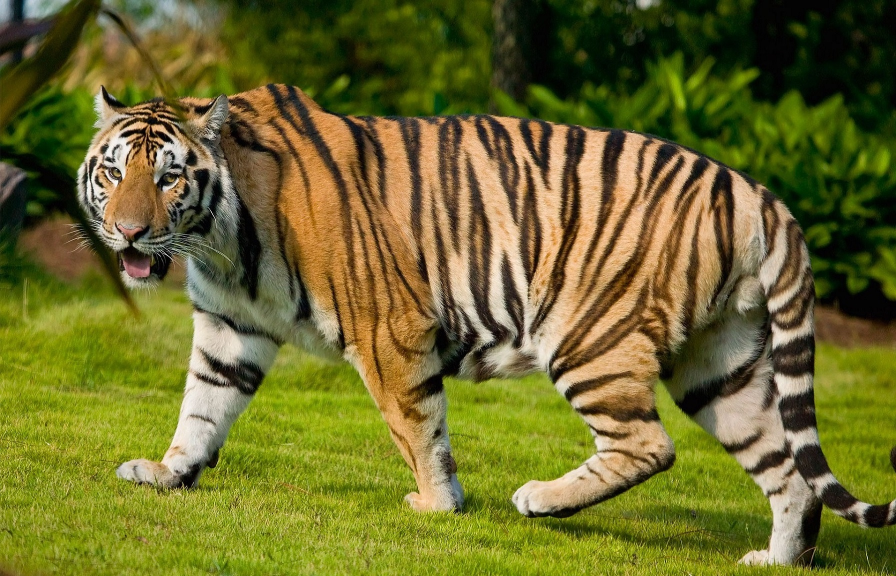
%> input picture Hybrid Images/images/tiger.jpg, 1792 x 1152 px (shown at 1/2 size)
$ octave runThis.m   (GNU Octave 9; MATLAB toolbox functions it lacks are replaced by stand-ins)
%> lines starting %> are read from the running program, lines starting %| are printed output that depends on the picture
### Hybrid Images/pyramidsGL.m
function [G, L] = pyramidsGL(im, N, filter)
% Creates Gaussian (G) and Laplacian (L) pyramids of level N from image im.
% G and L are cell where G{i}, L{i} stores the i-th level of Gaussian and Laplacian pyramid, respectively.

%% Set-Up

G=cell(1,N);
L=cell(1,N);
rows = size(im,1);
cols = size(im,2);
image_initial=im;

%% Constructing Pyramids with a Reduction Factor of 2
G{1}=image_initial;

for i=2:1:(N)

        image_filtered = imfilter(image_initial,filter,'replicate');

        image_initial_size=size(image_initial);
        image_reduced_size(1)=floor(image_initial_size(1)/2);  % Reduction Factor is 2
        image_reduced_size(2)=floor(image_initial_size(2)/2);

        image_downsampled = zeros(image_reduced_size(1),image_reduced_size(2));

             for j=1:1:image_reduced_size(1)
                for k=1:1:image_reduced_size(2)
                   image_downsampled(j,k)=image_filtered(j*2,k*2);
                end
            end

         % image_downsampled = imresize(image_filtered,0.5,'nearest');
          G{i}=image_downsampled;
          image_upsampled = imresize(G{i},2,'nearest');
          %image_upsampled = imresize(G{i},size(G{i-1}),'nearest');

          L{i-1}=G{i-1}-imfilter(image_upsampled,filter,'replicate');
          image_initial=image_downsampled;

end
L{5}=G{5};
end

### Hybrid Images/tight_subplot.m
function ha = tight_subplot(Nh, Nw, gap, marg_h, marg_w)

% tight_subplot creates "subplot" axes with adjustable gaps and margins
%
% ha = tight_subplot(Nh, Nw, gap, marg_h, marg_w)
%
%   in:  Nh      number of axes in hight (vertical direction)
%        Nw      number of axes in width (horizontaldirection)
%        gap     gaps between the axes in normalized units (0...1)
%                   or [gap_h gap_w] for different gaps in height and width
%        marg_h  margins in height in normalized units (0...1)
%                   or [lower upper] for different lower and upper margins
%        marg_w  margins in width in normalized units (0...1)
%                   or [left right] for different left and right margins
%
%  out:  ha     array of handles of the axes objects
%                   starting from upper left corner, going row-wise as in
%                   going row-wise as in
%
%  Example: ha = tight_subplot(3,2,[.01 .03],[.1 .01],[.01 .01])
%           for ii = 1:6; axes(ha(ii)); plot(randn(10,ii)); end
%           set(ha(1:4),'XTickLabel',''); set(ha,'YTickLabel','')

% Pekka Kumpulainen 20.6.2010   @tut.fi
% Tampere University of Technology / Automation Science and Engineering


if nargin<3; gap = .02; end
if nargin<4 || isempty(marg_h); marg_h = .05; end
if nargin<5; marg_w = .05; end

if numel(gap)==1;
    gap = [gap gap];
end
if numel(marg_w)==1;
    marg_w = [marg_w marg_w];
end
if numel(marg_h)==1;
    marg_h = [marg_h marg_h];
end

axh = (1-sum(marg_h)-(Nh-1)*gap(1))/Nh;
axw = (1-sum(marg_w)-(Nw-1)*gap(2))/Nw;

py = 1-marg_h(2)-axh;

ha = zeros(Nh*Nw,1);
ii = 0;
for ih = 1:Nh
    px = marg_w(1);

    for ix = 1:Nw
        ii = ii+1;
        ha(ii) = axes('Units','normalized', ...
            'Position',[px py axw axh], ...
            'XTickLabel','', ...
            'YTickLabel','');
        px = px+axw+gap(2);
    end
    py = py-axh-gap(1);
end

### Hybrid Images/displayPyramids.m
function displayPyramids(G, L, N)
figure;
fig = tight_subplot(2,N,[.01 .03],[.1 .01],[.01 .01]);
for ii = 1:2*N
    axes(fig(ii));
    if ii <= N
        imshow((G{ii}));
    else
        if ii ~= 2 * N
            imshow((L{ii-N})+0.5);
        else
            imshow((L{ii-N}));
        end
    end
end

end

### Hybrid Images/displayFFT.m

function displayFFT(G, L, N)
figure;
ha = tight_subplot(2,N,[.01 .03],[.1 .01],[.01 .01]);
for ii = 1:2*N
    axes(ha(ii));
    if ii <= N
        imagesc(10*log(1+abs(fftshift(fft2((G{ii}))))));
    else
        imagesc(10*log(1+abs(fftshift(fft2((L{ii-N}))))));
    end
end
set(ha(1:4),'XTickLabel',''); set(ha,'YTickLabel','');

end

### Hybrid Images/reconstruct_L.m
function reconstructed_image=reconstruct_L(L,N,filter)
G=cell(1,N);
   for i=1:1:(N-1)
        if i==1
            G{N-i}=L{N-i}+imfilter(imresize(L{N+1-i},2,'nearest'),filter,'replicate');
        else
            G{N-i}=L{N-i}+imfilter(imresize(G{N+1-i},2,'nearest'),filter,'replicate');
        end
    end
    reconstructed_image=G{1};
end

### Hybrid Images/runThis.m
% Load image and convert to floating point number format
% The image should be at least 640x480 pixels

%% SetUp - Import the Image and Define the Gaussian Filter being used
im = rgb2gray(imread('./images/tiger.jpg'));
%> im: size 1152x1792 uint8; min 0, max 255, mean 100
im = im2double(im);
%> im: size 1152x1792 double
N = 5;
cutoff_frequency=5;  % Can be tuned.
filter = fspecial('Gaussian', cutoff_frequency*4+1, cutoff_frequency);
%%

%% 2.a. Implement and display Gaussian and Laplacian Pyramids
[G, L] = pyramidsGL(im, N,filter);
%> the loop in pyramidsGL, `for i=2:1:(N)` made 4 passes
%> pass 1, in pyramidsGL, `image_initial=image_downsampled;`:
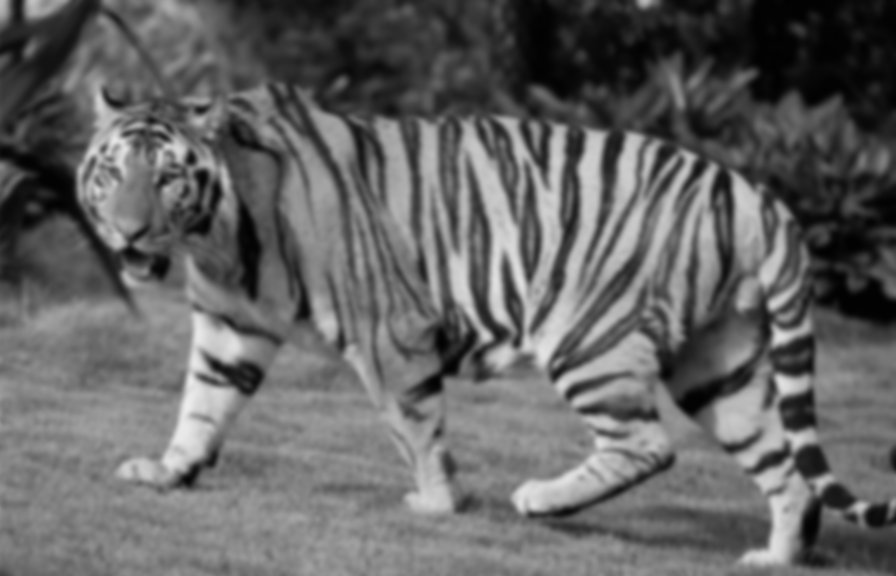
%> image_initial: size 576x896 double; min 0.00741, max 0.929, mean 0.392
%> after the loop in pyramidsGL, `for i=2:1:(N)`:
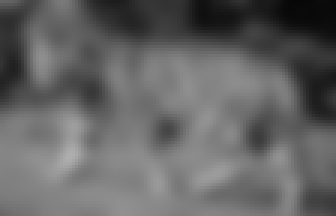
%> image_downsampled: size 72x112 double (shown 3 times larger); min 0.0298, max 0.686, mean 0.394
%> after the loop in pyramidsGL, `for i=2:1:(N)`: G = 5 items; image_reduced_size = [72 112]
%> G = 5 items; L = 5 items
displayPyramids(G, L, N);
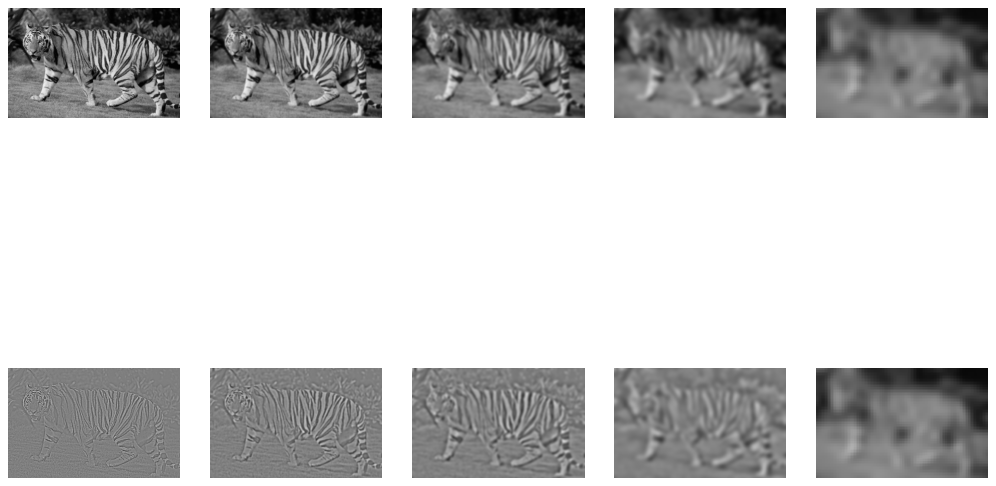
%> figure redrawn from the program's plot data, 10 panels
%%

%% 2.b. Display the FFT amplitudes of the Gaussian/Laplacian pyramids.
% and call it in this function. You will find tight_subplot useful.
displayFFT(G,L,N);
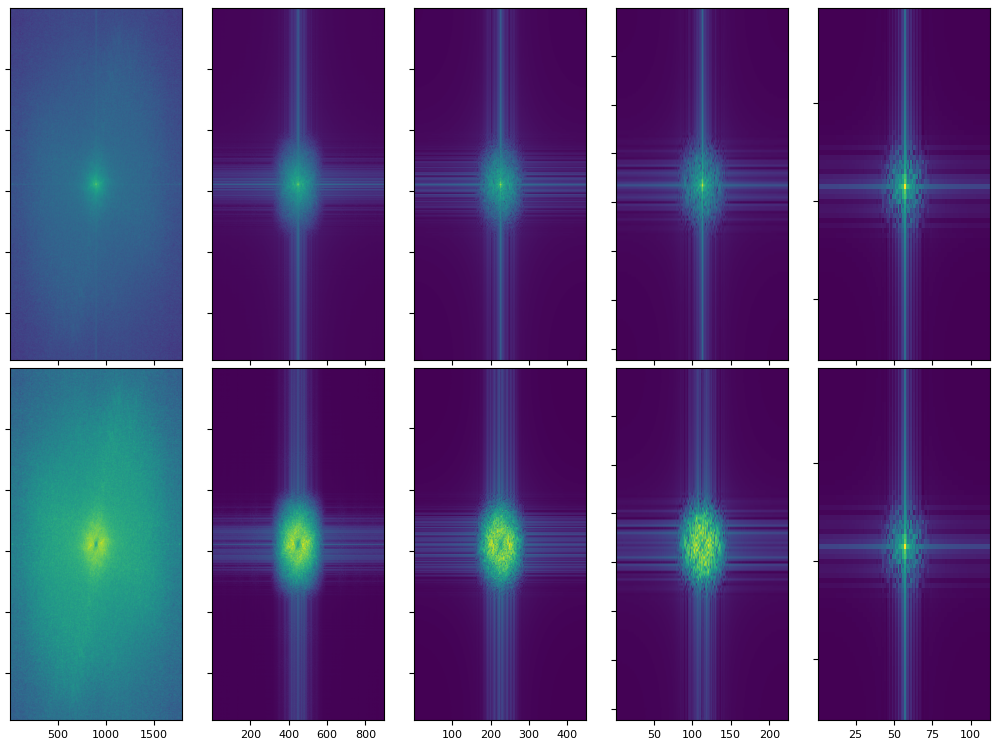
%> figure redrawn from the program's plot data, 10 panels
%%

%% Graduate Points:
%%

%% 2.c Reconstruct Image using Laplacian Pyramids.
% Filter used in Image Reconstruction will be same as used in Constructing the Pyramids.
reconstructed_image=reconstruct_L(L,N,filter);
imwrite(reconstructed_image,'./images/reconstructed_image.png');
% Saving individual G and L images to show the reconstruction process
for i=1:N
    imwrite(G{i},strcat('./images/pyramids/G',num2str(i),'.png'));
    imwrite(L{i},strcat('./images/pyramids/L',num2str(i),'.png'));
end
%> this loop made 5 passes
%> pass 1, `imwrite(L{i},strcat('./images/pyramids/L',num2str(i),'.png'));`:
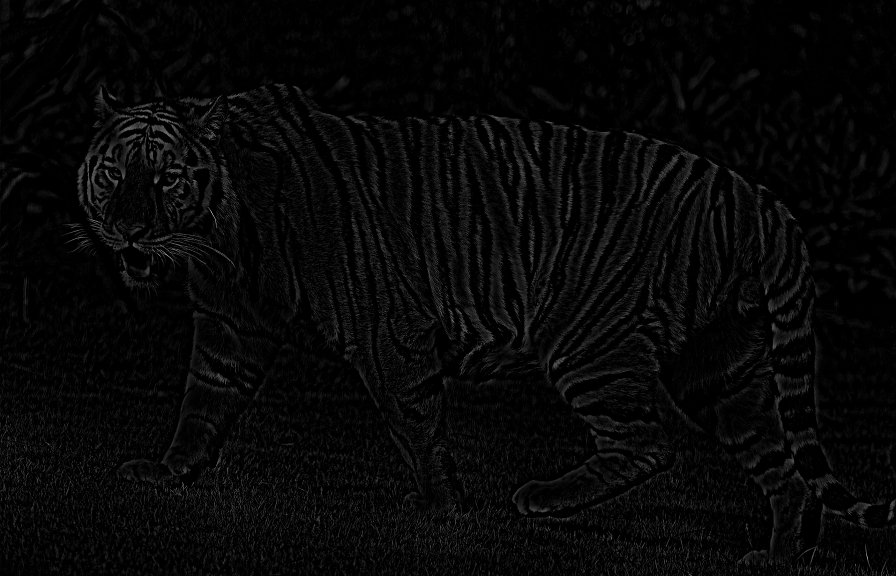
%> saved as L1.png: size 1152x1792 uint8 (shown at 1/2 size); min 0, max 209, mean 7.3

% Reconstruction Error
reconstruction_error=sqrt(sum(sum((reconstructed_image-im).^2)))/numel(im);
%> reconstruction_error = 1.84e-21
%%

%% 2.d Multiplying L_5 by 2 and then Reconstructing.
L_new=L;
%> L_new = 5 items
L_new{1}=L_new{1}.*2;
reconstructed_image_multiplied=reconstruct_L(L_new,N,filter);
imwrite(reconstructed_image_multiplied,'./images/reconstructed_image_multiplied.png');
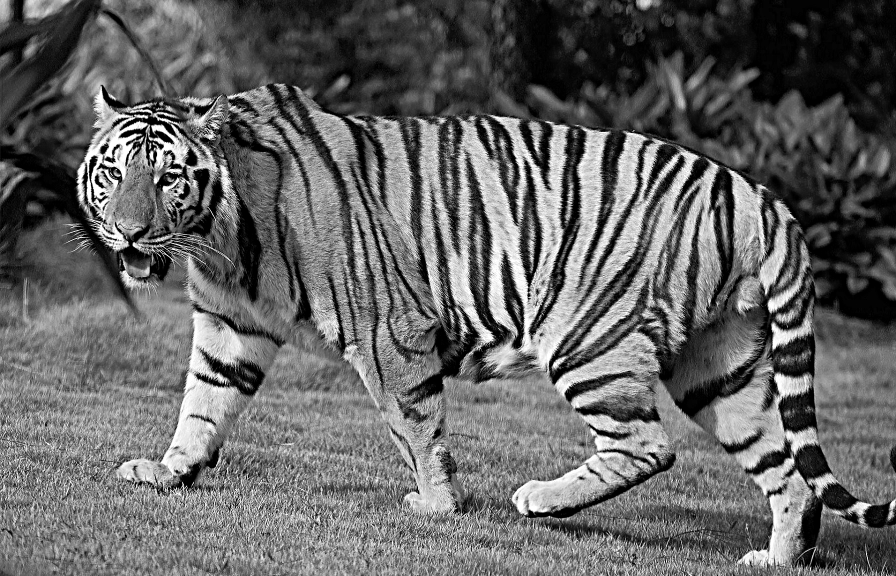
%> saved as reconstructed_image_multiplied.png: size 1152x1792 uint8 (shown at 1/2 size); min 0, max 255, mean 100.7

%%Applying a simple 3x3 sharpening filter
sharp=[0,-1/4,0;-1/4,2,-1/4;0,-1/4,0];
sharpened = imfilter(im,sharp,'replicate');
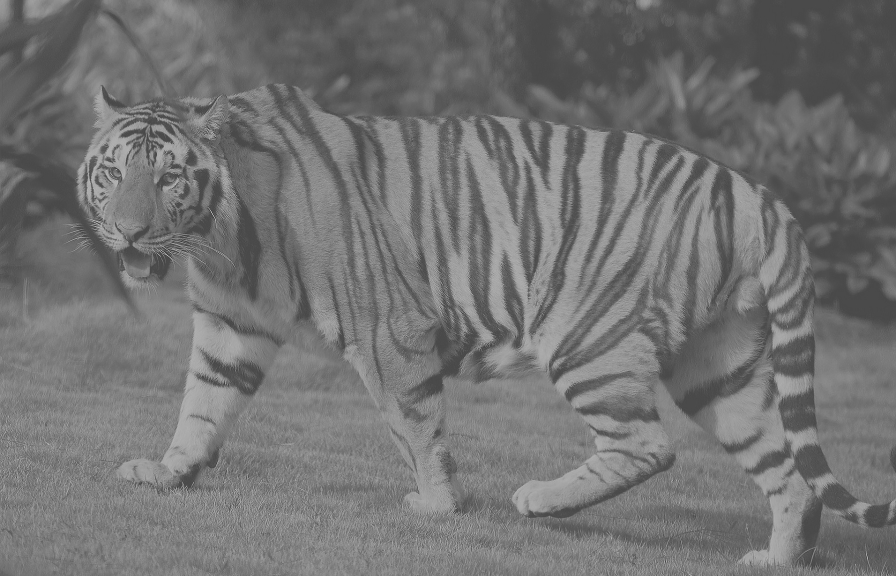
%> sharpened: size 1152x1792 double (shown at 1/2 size); min -0.682, max 1.7, mean 0.392; drawn with min black and max white
%imwrite(sharpened,'./images/sharpened.png');
%%
